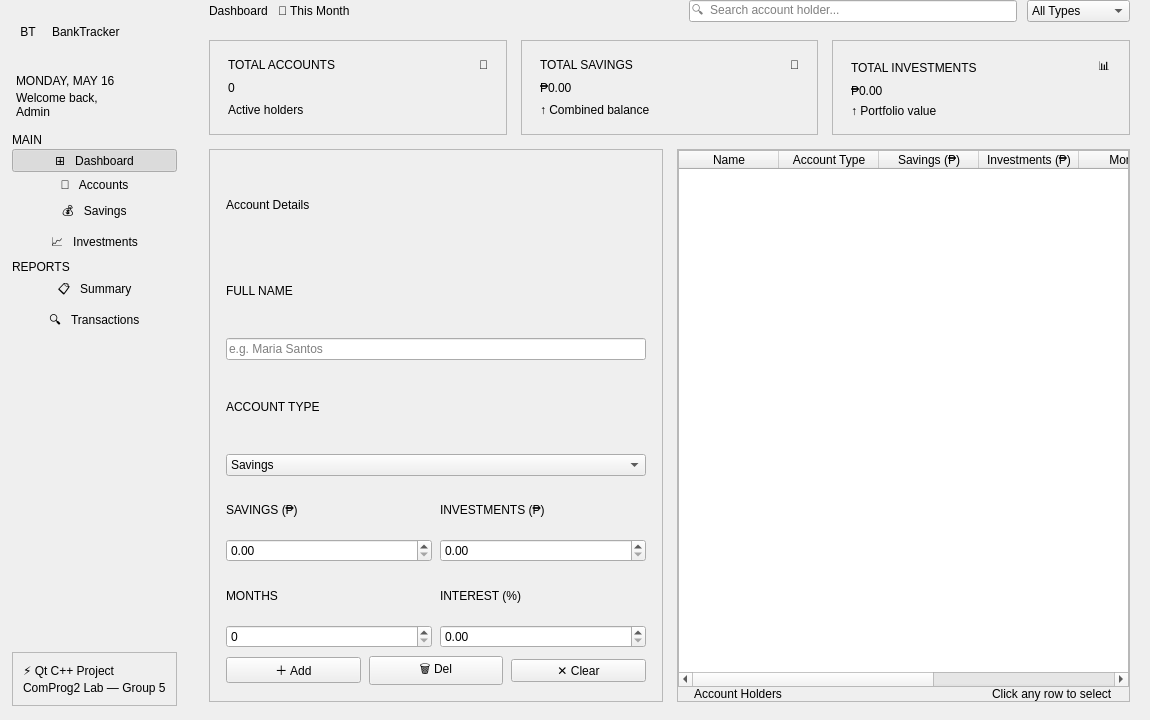
<?xml version="1.0" encoding="UTF-8"?>
<ui version="4.0">
 <class>MainWindow</class>
 <widget class="QMainWindow" name="MainWindow">
  <property name="geometry">
   <rect>
    <x>0</x>
    <y>0</y>
    <width>1150</width>
    <height>720</height>
   </rect>
  </property>
  <property name="windowTitle">
   <string>BankTracker — Banking &amp; Investment Tracker</string>
  </property>
  <widget class="QWidget" name="centralWidget">
   <layout class="QHBoxLayout" name="mainLayout">
    <property name="spacing">
     <number>0</number>
    </property>
    <property name="leftMargin">
     <number>0</number>
    </property>
    <property name="topMargin">
     <number>0</number>
    </property>
    <property name="rightMargin">
     <number>0</number>
    </property>
    <property name="bottomMargin">
     <number>0</number>
    </property>
    <item>
     <widget class="QFrame" name="sidebar">
      <property name="frameShape">
       <enum>QFrame::Shape::NoFrame</enum>
      </property>
      <layout class="QVBoxLayout" name="sidebarLayout">
       <property name="spacing">
        <number>2</number>
       </property>
       <property name="leftMargin">
        <number>12</number>
       </property>
       <property name="topMargin">
        <number>0</number>
       </property>
       <property name="rightMargin">
        <number>12</number>
       </property>
       <property name="bottomMargin">
        <number>14</number>
       </property>
       <item>
        <widget class="QFrame" name="logoFrame">
         <property name="frameShape">
          <enum>QFrame::Shape::NoFrame</enum>
         </property>
         <layout class="QHBoxLayout" name="logoLayout">
          <property name="spacing">
           <number>8</number>
          </property>
          <property name="leftMargin">
           <number>0</number>
          </property>
          <property name="topMargin">
           <number>16</number>
          </property>
          <property name="rightMargin">
           <number>0</number>
          </property>
          <property name="bottomMargin">
           <number>14</number>
          </property>
          <item>
           <widget class="QLabel" name="logoIcon">
            <property name="minimumSize">
             <size>
              <width>32</width>
              <height>32</height>
             </size>
            </property>
            <property name="maximumSize">
             <size>
              <width>32</width>
              <height>32</height>
             </size>
            </property>
            <property name="text">
             <string>BT</string>
            </property>
            <property name="alignment">
             <set>Qt::AlignmentFlag::AlignCenter</set>
            </property>
           </widget>
          </item>
          <item>
           <widget class="QLabel" name="logoText">
            <property name="text">
             <string>BankTracker</string>
            </property>
           </widget>
          </item>
         </layout>
        </widget>
       </item>
       <item>
        <widget class="QFrame" name="userFrame">
         <property name="frameShape">
          <enum>QFrame::Shape::NoFrame</enum>
         </property>
         <layout class="QVBoxLayout" name="userLayout">
          <property name="spacing">
           <number>3</number>
          </property>
          <property name="leftMargin">
           <number>4</number>
          </property>
          <property name="topMargin">
           <number>10</number>
          </property>
          <property name="rightMargin">
           <number>4</number>
          </property>
          <property name="bottomMargin">
           <number>12</number>
          </property>
          <item>
           <widget class="QLabel" name="lblDay">
            <property name="text">
             <string>MONDAY, MAY 16</string>
            </property>
           </widget>
          </item>
          <item>
           <widget class="QLabel" name="lblWelcome">
            <property name="text">
             <string>Welcome back,
Admin</string>
            </property>
           </widget>
          </item>
         </layout>
        </widget>
       </item>
       <item>
        <widget class="QLabel" name="navSectionMain">
         <property name="text">
          <string>MAIN</string>
         </property>
        </widget>
       </item>
       <item>
        <widget class="QPushButton" name="navDashboard">
         <property name="text">
          <string>⊞   Dashboard</string>
         </property>
         <property name="checkable">
          <bool>true</bool>
         </property>
         <property name="checked">
          <bool>true</bool>
         </property>
         <property name="flat">
          <bool>true</bool>
         </property>
        </widget>
       </item>
       <item>
        <widget class="QPushButton" name="navAccounts">
         <property name="text">
          <string>👤   Accounts</string>
         </property>
         <property name="checkable">
          <bool>true</bool>
         </property>
         <property name="flat">
          <bool>true</bool>
         </property>
        </widget>
       </item>
       <item>
        <widget class="QPushButton" name="navSavings">
         <property name="text">
          <string>💰   Savings</string>
         </property>
         <property name="checkable">
          <bool>true</bool>
         </property>
         <property name="flat">
          <bool>true</bool>
         </property>
        </widget>
       </item>
       <item>
        <widget class="QPushButton" name="navInvestments">
         <property name="text">
          <string>📈   Investments</string>
         </property>
         <property name="checkable">
          <bool>true</bool>
         </property>
         <property name="flat">
          <bool>true</bool>
         </property>
        </widget>
       </item>
       <item>
        <widget class="QLabel" name="navSectionReports">
         <property name="text">
          <string>REPORTS</string>
         </property>
        </widget>
       </item>
       <item>
        <widget class="QPushButton" name="navSummary">
         <property name="text">
          <string>📋   Summary</string>
         </property>
         <property name="checkable">
          <bool>true</bool>
         </property>
         <property name="flat">
          <bool>true</bool>
         </property>
        </widget>
       </item>
       <item>
        <widget class="QPushButton" name="navTransactions">
         <property name="text">
          <string>🔍   Transactions</string>
         </property>
         <property name="checkable">
          <bool>true</bool>
         </property>
         <property name="flat">
          <bool>true</bool>
         </property>
        </widget>
       </item>
       <item>
        <spacer name="sidebarSpacer">
         <property name="orientation">
          <enum>Qt::Orientation::Vertical</enum>
         </property>
         <property name="sizeHint" stdset="0">
          <size>
           <width>20</width>
           <height>40</height>
          </size>
         </property>
        </spacer>
       </item>
       <item>
        <widget class="QFrame" name="footerCard">
         <property name="frameShape">
          <enum>QFrame::Shape::StyledPanel</enum>
         </property>
         <layout class="QVBoxLayout" name="footerLayout">
          <property name="spacing">
           <number>3</number>
          </property>
          <property name="leftMargin">
           <number>10</number>
          </property>
          <property name="topMargin">
           <number>10</number>
          </property>
          <property name="rightMargin">
           <number>10</number>
          </property>
          <property name="bottomMargin">
           <number>10</number>
          </property>
          <item>
           <widget class="QLabel" name="footerTitle">
            <property name="text">
             <string>⚡ Qt C++ Project</string>
            </property>
           </widget>
          </item>
          <item>
           <widget class="QLabel" name="footerSub">
            <property name="text">
             <string>ComProg2 Lab — Group 5</string>
            </property>
           </widget>
          </item>
         </layout>
        </widget>
       </item>
      </layout>
     </widget>
    </item>
    <item>
     <layout class="QVBoxLayout" name="rightLayout">
      <property name="spacing">
       <number>0</number>
      </property>
      <property name="leftMargin">
       <number>0</number>
      </property>
      <property name="topMargin">
       <number>0</number>
      </property>
      <property name="rightMargin">
       <number>0</number>
      </property>
      <property name="bottomMargin">
       <number>0</number>
      </property>
      <item>
       <widget class="QFrame" name="topBar">
        <property name="frameShape">
         <enum>QFrame::Shape::NoFrame</enum>
        </property>
        <layout class="QHBoxLayout" name="topBarLayout">
         <property name="spacing">
          <number>10</number>
         </property>
         <property name="leftMargin">
          <number>20</number>
         </property>
         <property name="topMargin">
          <number>0</number>
         </property>
         <property name="rightMargin">
          <number>20</number>
         </property>
         <property name="bottomMargin">
          <number>0</number>
         </property>
         <item>
          <widget class="QLabel" name="titleLabel">
           <property name="text">
            <string>Dashboard</string>
           </property>
          </widget>
         </item>
         <item>
          <widget class="QLabel" name="monthPill">
           <property name="text">
            <string>📅 This Month</string>
           </property>
          </widget>
         </item>
         <item>
          <spacer name="topBarSpacer">
           <property name="orientation">
            <enum>Qt::Orientation::Horizontal</enum>
           </property>
           <property name="sizeHint" stdset="0">
            <size>
             <width>40</width>
             <height>20</height>
            </size>
           </property>
          </spacer>
         </item>
         <item>
          <widget class="QLineEdit" name="searchBar">
           <property name="placeholderText">
            <string>🔍  Search account holder...</string>
           </property>
          </widget>
         </item>
         <item>
          <widget class="QComboBox" name="categoryFilter">
           <item>
            <property name="text">
             <string>All Types</string>
            </property>
           </item>
           <item>
            <property name="text">
             <string>Savings</string>
            </property>
           </item>
           <item>
            <property name="text">
             <string>Time Deposit</string>
            </property>
           </item>
           <item>
            <property name="text">
             <string>UITF</string>
            </property>
           </item>
           <item>
            <property name="text">
             <string>Stocks</string>
            </property>
           </item>
          </widget>
         </item>
        </layout>
       </widget>
      </item>
      <item>
       <layout class="QVBoxLayout" name="contentLayout">
        <property name="spacing">
         <number>14</number>
        </property>
        <property name="leftMargin">
         <number>20</number>
        </property>
        <property name="topMargin">
         <number>18</number>
        </property>
        <property name="rightMargin">
         <number>20</number>
        </property>
        <property name="bottomMargin">
         <number>18</number>
        </property>
        <item>
         <layout class="QHBoxLayout" name="cardsLayout">
          <property name="spacing">
           <number>14</number>
          </property>
          <item>
           <widget class="QFrame" name="card1">
            <property name="frameShape">
             <enum>QFrame::Shape::StyledPanel</enum>
            </property>
            <layout class="QVBoxLayout" name="card1Layout">
             <property name="spacing">
              <number>6</number>
             </property>
             <property name="leftMargin">
              <number>18</number>
             </property>
             <property name="topMargin">
              <number>16</number>
             </property>
             <property name="rightMargin">
              <number>18</number>
             </property>
             <property name="bottomMargin">
              <number>16</number>
             </property>
             <item>
              <layout class="QHBoxLayout">
               <item>
                <widget class="QLabel" name="card1Label">
                 <property name="text">
                  <string>TOTAL ACCOUNTS</string>
                 </property>
                </widget>
               </item>
               <item>
                <spacer>
                 <property name="orientation">
                  <enum>Qt::Orientation::Horizontal</enum>
                 </property>
                 <property name="sizeHint" stdset="0">
                  <size>
                   <width>0</width>
                   <height>0</height>
                  </size>
                 </property>
                </spacer>
               </item>
               <item>
                <widget class="QLabel" name="card1Icon">
                 <property name="text">
                  <string>👥</string>
                 </property>
                </widget>
               </item>
              </layout>
             </item>
             <item>
              <widget class="QLabel" name="lblTotalAccounts">
               <property name="text">
                <string>0</string>
               </property>
              </widget>
             </item>
             <item>
              <widget class="QLabel" name="card1Sub">
               <property name="text">
                <string>Active holders</string>
               </property>
              </widget>
             </item>
            </layout>
           </widget>
          </item>
          <item>
           <widget class="QFrame" name="card2">
            <property name="frameShape">
             <enum>QFrame::Shape::StyledPanel</enum>
            </property>
            <layout class="QVBoxLayout" name="card2Layout">
             <property name="spacing">
              <number>6</number>
             </property>
             <property name="leftMargin">
              <number>18</number>
             </property>
             <property name="topMargin">
              <number>16</number>
             </property>
             <property name="rightMargin">
              <number>18</number>
             </property>
             <property name="bottomMargin">
              <number>16</number>
             </property>
             <item>
              <layout class="QHBoxLayout">
               <item>
                <widget class="QLabel" name="card2Label">
                 <property name="text">
                  <string>TOTAL SAVINGS</string>
                 </property>
                </widget>
               </item>
               <item>
                <spacer>
                 <property name="orientation">
                  <enum>Qt::Orientation::Horizontal</enum>
                 </property>
                 <property name="sizeHint" stdset="0">
                  <size>
                   <width>0</width>
                   <height>0</height>
                  </size>
                 </property>
                </spacer>
               </item>
               <item>
                <widget class="QLabel" name="card2Icon">
                 <property name="text">
                  <string>🏦</string>
                 </property>
                </widget>
               </item>
              </layout>
             </item>
             <item>
              <widget class="QLabel" name="lblTotalSavings">
               <property name="text">
                <string>₱0.00</string>
               </property>
              </widget>
             </item>
             <item>
              <widget class="QLabel" name="card2Sub">
               <property name="text">
                <string>↑ Combined balance</string>
               </property>
              </widget>
             </item>
            </layout>
           </widget>
          </item>
          <item>
           <widget class="QFrame" name="card3">
            <property name="frameShape">
             <enum>QFrame::Shape::StyledPanel</enum>
            </property>
            <layout class="QVBoxLayout" name="card3Layout">
             <property name="spacing">
              <number>6</number>
             </property>
             <property name="leftMargin">
              <number>18</number>
             </property>
             <property name="topMargin">
              <number>16</number>
             </property>
             <property name="rightMargin">
              <number>18</number>
             </property>
             <property name="bottomMargin">
              <number>16</number>
             </property>
             <item>
              <layout class="QHBoxLayout">
               <item>
                <widget class="QLabel" name="card3Label">
                 <property name="text">
                  <string>TOTAL INVESTMENTS</string>
                 </property>
                </widget>
               </item>
               <item>
                <spacer>
                 <property name="orientation">
                  <enum>Qt::Orientation::Horizontal</enum>
                 </property>
                 <property name="sizeHint" stdset="0">
                  <size>
                   <width>0</width>
                   <height>0</height>
                  </size>
                 </property>
                </spacer>
               </item>
               <item>
                <widget class="QLabel" name="card3Icon">
                 <property name="text">
                  <string>📊</string>
                 </property>
                </widget>
               </item>
              </layout>
             </item>
             <item>
              <widget class="QLabel" name="lblTotalInvestments">
               <property name="text">
                <string>₱0.00</string>
               </property>
              </widget>
             </item>
             <item>
              <widget class="QLabel" name="card3Sub">
               <property name="text">
                <string>↑ Portfolio value</string>
               </property>
              </widget>
             </item>
            </layout>
           </widget>
          </item>
         </layout>
        </item>
        <item>
         <layout class="QHBoxLayout" name="bottomLayout">
          <property name="spacing">
           <number>14</number>
          </property>
          <item>
           <widget class="QFrame" name="formPanel">
            <property name="frameShape">
             <enum>QFrame::Shape::StyledPanel</enum>
            </property>
            <layout class="QVBoxLayout" name="formLayout">
             <property name="spacing">
              <number>8</number>
             </property>
             <property name="leftMargin">
              <number>16</number>
             </property>
             <property name="topMargin">
              <number>16</number>
             </property>
             <property name="rightMargin">
              <number>16</number>
             </property>
             <property name="bottomMargin">
              <number>16</number>
             </property>
             <item>
              <widget class="QLabel" name="formTitle">
               <property name="text">
                <string>Account Details</string>
               </property>
              </widget>
             </item>
             <item>
              <widget class="QLabel" name="lblName">
               <property name="text">
                <string>FULL NAME</string>
               </property>
              </widget>
             </item>
             <item>
              <widget class="QLineEdit" name="inputName">
               <property name="placeholderText">
                <string>e.g. Maria Santos</string>
               </property>
              </widget>
             </item>
             <item>
              <widget class="QLabel" name="lblType">
               <property name="text">
                <string>ACCOUNT TYPE</string>
               </property>
              </widget>
             </item>
             <item>
              <widget class="QComboBox" name="comboAccountType">
               <item>
                <property name="text">
                 <string>Savings</string>
                </property>
               </item>
               <item>
                <property name="text">
                 <string>Time Deposit</string>
                </property>
               </item>
               <item>
                <property name="text">
                 <string>UITF</string>
                </property>
               </item>
               <item>
                <property name="text">
                 <string>Stocks</string>
                </property>
               </item>
              </widget>
             </item>
             <item>
              <layout class="QHBoxLayout" name="savInvLayout">
               <property name="spacing">
                <number>8</number>
               </property>
               <item>
                <layout class="QVBoxLayout">
                 <property name="spacing">
                  <number>4</number>
                 </property>
                 <item>
                  <widget class="QLabel" name="lblSavings">
                   <property name="text">
                    <string>SAVINGS (₱)</string>
                   </property>
                  </widget>
                 </item>
                 <item>
                  <widget class="QDoubleSpinBox" name="inputSavings">
                   <property name="decimals">
                    <number>2</number>
                   </property>
                   <property name="maximum">
                    <double>9999999.990000000223517</double>
                   </property>
                  </widget>
                 </item>
                </layout>
               </item>
               <item>
                <layout class="QVBoxLayout">
                 <property name="spacing">
                  <number>4</number>
                 </property>
                 <item>
                  <widget class="QLabel" name="lblInvestments">
                   <property name="text">
                    <string>INVESTMENTS (₱)</string>
                   </property>
                  </widget>
                 </item>
                 <item>
                  <widget class="QDoubleSpinBox" name="inputInvestments">
                   <property name="decimals">
                    <number>2</number>
                   </property>
                   <property name="maximum">
                    <double>9999999.990000000223517</double>
                   </property>
                  </widget>
                 </item>
                </layout>
               </item>
              </layout>
             </item>
             <item>
              <layout class="QHBoxLayout" name="monIntLayout">
               <property name="spacing">
                <number>8</number>
               </property>
               <item>
                <layout class="QVBoxLayout">
                 <property name="spacing">
                  <number>4</number>
                 </property>
                 <item>
                  <widget class="QLabel" name="lblMonths">
                   <property name="text">
                    <string>MONTHS</string>
                   </property>
                  </widget>
                 </item>
                 <item>
                  <widget class="QSpinBox" name="spinMonths">
                   <property name="maximum">
                    <number>600</number>
                   </property>
                  </widget>
                 </item>
                </layout>
               </item>
               <item>
                <layout class="QVBoxLayout">
                 <property name="spacing">
                  <number>4</number>
                 </property>
                 <item>
                  <widget class="QLabel" name="lblInterest">
                   <property name="text">
                    <string>INTEREST (%)</string>
                   </property>
                  </widget>
                 </item>
                 <item>
                  <widget class="QDoubleSpinBox" name="spinInterest">
                   <property name="decimals">
                    <number>2</number>
                   </property>
                   <property name="maximum">
                    <double>100.000000000000000</double>
                   </property>
                  </widget>
                 </item>
                </layout>
               </item>
              </layout>
             </item>
             <item>
              <layout class="QHBoxLayout" name="btnLayout">
               <property name="spacing">
                <number>8</number>
               </property>
               <item>
                <widget class="QPushButton" name="btnAdd">
                 <property name="text">
                  <string>＋ Add</string>
                 </property>
                </widget>
               </item>
               <item>
                <widget class="QPushButton" name="btnDelete">
                 <property name="text">
                  <string>🗑 Del</string>
                 </property>
                </widget>
               </item>
               <item>
                <widget class="QPushButton" name="btnClear">
                 <property name="text">
                  <string>✕ Clear</string>
                 </property>
                </widget>
               </item>
              </layout>
             </item>
            </layout>
           </widget>
          </item>
          <item>
           <widget class="QFrame" name="tablePanel">
            <property name="frameShape">
             <enum>QFrame::Shape::StyledPanel</enum>
            </property>
            <layout class="QVBoxLayout" name="tablePanelLayout">
             <property name="spacing">
              <number>0</number>
             </property>
             <property name="leftMargin">
              <number>0</number>
             </property>
             <property name="topMargin">
              <number>0</number>
             </property>
             <property name="rightMargin">
              <number>0</number>
             </property>
             <property name="bottomMargin">
              <number>0</number>
             </property>
             <item>
              <widget class="QTableWidget" name="tableWidget">
               <property name="editTriggers">
                <set>QAbstractItemView::EditTrigger::NoEditTriggers</set>
               </property>
               <property name="alternatingRowColors">
                <bool>false</bool>
               </property>
               <property name="selectionBehavior">
                <enum>QAbstractItemView::SelectionBehavior::SelectRows</enum>
               </property>
               <property name="showGrid">
                <bool>false</bool>
               </property>
               <property name="gridStyle">
                <enum>Qt::PenStyle::NoPen</enum>
               </property>
               <attribute name="horizontalHeaderStretchLastSection">
                <bool>true</bool>
               </attribute>
               <attribute name="verticalHeaderVisible">
                <bool>false</bool>
               </attribute>
               <column>
                <property name="text">
                 <string>Name</string>
                </property>
               </column>
               <column>
                <property name="text">
                 <string>Account Type</string>
                </property>
               </column>
               <column>
                <property name="text">
                 <string>Savings (₱)</string>
                </property>
               </column>
               <column>
                <property name="text">
                 <string>Investments (₱)</string>
                </property>
               </column>
               <column>
                <property name="text">
                 <string>Months</string>
                </property>
               </column>
               <column>
                <property name="text">
                 <string>Interest</string>
                </property>
               </column>
               <column>
                <property name="text">
                 <string>Status</string>
                </property>
               </column>
              </widget>
             </item>
             <item>
              <widget class="QFrame" name="tableHeaderBar">
               <property name="frameShape">
                <enum>QFrame::Shape::NoFrame</enum>
               </property>
               <layout class="QHBoxLayout" name="tableHeaderLayout">
                <property name="leftMargin">
                 <number>16</number>
                </property>
                <property name="topMargin">
                 <number>0</number>
                </property>
                <property name="rightMargin">
                 <number>16</number>
                </property>
                <property name="bottomMargin">
                 <number>0</number>
                </property>
                <item>
                 <widget class="QLabel" name="tableTitle">
                  <property name="text">
                   <string>Account Holders</string>
                  </property>
                 </widget>
                </item>
                <item>
                 <spacer>
                  <property name="orientation">
                   <enum>Qt::Orientation::Horizontal</enum>
                  </property>
                  <property name="sizeHint" stdset="0">
                   <size>
                    <width>0</width>
                    <height>0</height>
                   </size>
                  </property>
                 </spacer>
                </item>
                <item>
                 <widget class="QLabel" name="tableHint">
                  <property name="text">
                   <string>Click any row to select</string>
                  </property>
                 </widget>
                </item>
               </layout>
              </widget>
             </item>
            </layout>
           </widget>
          </item>
         </layout>
        </item>
       </layout>
      </item>
     </layout>
    </item>
   </layout>
  </widget>
 </widget>
 <resources/>
 <connections/>
</ui>
